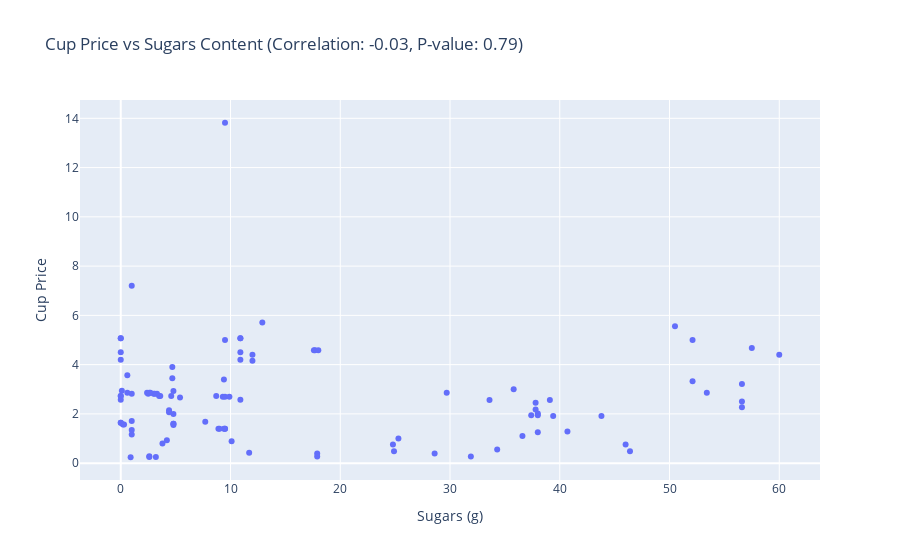

Write notebook code for a chart like this one.
### Code cell
from scipy.stats import pearsonr
 
# Extract sugars and cupPrice data
sugars = [d['sugars'] for d in data]
cup_prices = [d['cupPrice'] for d in data]

# Calculate Pearson correlation coefficient and p-value
corr_coefficient, p_value = pearsonr(sugars, cup_prices)

# Displaying results in charts and graphs
fig.update_layout(
    title=f'Cup Price vs Sugars Content (Correlation: {corr_coefficient:.2f}, P-value: {p_value:.2f})'
)

fig.show()

### Figure 1 — Plotly figure (JSON) as saved in the notebook; plotly's stock layout.template omitted (floating-point values rounded to 4 significant figures)
{"data": [{"customdata": [["Coca - Cola Classic  Soft Drink Multipack Cans"], ["Coca - Cola Classic  Soft Drink Multipack Cans"], ["Coca - Cola Classic  Soft Drink Multipack Cans"], ["Coca - Cola Classic  Soft Drink Mini Cans"], ["Coca - Cola Vanilla  Soft Drink Multipack Cans"], ["Coca - Cola Zero Sugar Soft Drink Multipack Cans"], ["Coca - Cola Zero Sugar Soft Drink Multipack Cans"], ["Coca - Cola Zero Sugar Soft Drink Multipack Cans"], ["Coca - Cola Caffeine Free Zero Sugar Soft Drink Multipack Cans"], ["Coca - Cola Zero Sugar Soft Drink Mini Cans"], ["Indomie Mi Goreng Instant Noodles"], ["Maggi 2 Minute Chicken Flavour Instant Noodles"], ["Supreme Noodles Cup Chicken Flavour"], ["Fantastic Chicken Noodle Cup"], ["Fantastic Chicken Noodle Bowl"], ["Indomie Mi Goreng Noodle Cup"], ["Maggi 2 Minute Beef Flavour Instant Noodles"], ["Supreme Noodles Cup Beef Flavour"], ["Schweppes Zero Sugar Lime Infused Mineral Water Bottle"], ["Schweppes Raspberry Infused Natural Mineral Water Bottle"], ["Schweppes Soda Water Bottle Classic Mixers"], ["Schweppes Indian Tonic Water Classic Mixers Bottle"], ["Schweppes Lime Soda Water With Lime Juice Bottle"], ["Schweppes Zero Sugar Classic Mixers Indian Tonic Water Bottle"], ["Schweppes Lemon Lime Natural Mineral Water Bottle"], ["Schweppes Orange Mango Natural Mineral Water Bottle"], ["Kitkat 4 Finger Milk Chocolate Bar"], ["Kitkat Chunky Original Chocolate Bar"], ["Cadbury Dairy Milk Caramello Koala Chocolate"], ["Twix Milk Chocolate Bar With Caramel Biscuit"], ["Mars Chocolate Bar With Nougat & Caramel"], ["Cadbury Dairy Milk Chocolate Roll"], ["Cadbury Dairy Milk Chocolate Bar"], ["Cadbury Twirl Chocolate Bar"], ["Cadbury Chomp Chocolate Bar"], ["Arnott's Premier Chocolate Chip Cookies"], ["Woolworths Chocolate Chip Cookies"], ["Woolworths The King Of Chunky Chocolate Chip Cookies"], ["Arnott's Mini Choc Chip Cookie Multipack Biscuits"], ["Oreo Original Mini Cookies Multipack"], ["Oreo Minis Cookies Variety Bags 18 Pack"], ["Cadbury Classic Choc Chip Cookies"], ["Cadbury Choc Centre Cookies"], ["Byron Bay Cookies Dotty Cookie Bites"], ["Oreo Original Cookies"], ["Woolworths Apple Juice"], ["Woolworths Apple & Mango Juice"], ["Woolworths Orange Juice"], ["Woolworths Breakfast Juice"], ["Woolworths Apple & Blackcurrant Juice"], ["Woolworths Multivitamin Juice"], ["Golden Circle Golden Pash Fruit Drink"], ["Golden Circle Drinks Pine Orange Fruit Drink"], ["Golden Circle Drinks Sunshine Punch Fruit Drink"], ["Golden Circle Fruit Drinks Lunch Box Poppers Tropical Punch Multipack"], ["Woolworths Full Cream Milk"], ["Woolworths Full Cream Milk"], ["Dairy Farmers Full Cream Milk Full Cream Milk"], ["Dairy Farmers Full Cream Milk Full Cream Milk"], ["Norco Full Cream Milk"], ["A2 Milk Full Cream Milk"], ["A2 Milk Full Cream Milk"], ["Pauls Farmhouse Gold Full Cream Milk"], ["Oreo Double Stuff Cookies"], ["Oreo Original Cookies Family Pack"], ["Oreo Chocolate Cookies"], ["Oreo Grab & Go Original Cookies 9 Pack"], ["Oreo Neapolitan Double Stuff Cookies"], ["Woolworths Diced Italian Tomatoes"], ["Woolworths Diced Italian Tomatoes"], ["Woolworths Lasagne Sheets"], ["Essentials Coconut Cream"], ["Woolworths Uht Full Cream Milk"], ["Deep Cove Sardines In Oil"], ["Woolworths Creamed Rice"], ["Essentials Coconut Milk"], ["Woolworths Tomato Sauce Squeeze"], ["Woolworths Tomato Sauce"], ["Woolworths Barbecue Sauce Squeeze"], ["Masterfoods Tomato Sauce"], ["Masterfoods Barbecue Sauce"], ["Fountain Tomato Sauce Squeeze"], ["Fountain Barbecue Bbq Sauce Squeeze"], ["Woolworths Secret Burger Sauce"], ["Heinz Ketchup Tomato Sauce Ketchup"], ["Woolworths Barbecue Sauce"], ["Smith's Crinkle Cut Potato Chips Original"], ["Smith's Crinkle Cut Potato Chips Cheese & Onion"], ["Smith's Crinkle Cut Potato Chips Barbecue"], ["Smith's Crinkle Cut Potato Chips Chicken"], ["Thins Chips Salt & Vinegar"], ["Smith's Thinly Cut Potato Chips Original Share Pack"], ["Thins Chips Chicken"], ["Smith's Crinkle Cut Potato Chips Salt & Vinegar"], ["Thins Chips Light & Tangy"], ["Thins Cheese & Onion Chips"], ["Woolworths Peach In Strawberry Jelly"], ["Woolworths Two Fruits In Juice Cups"], ["Woolworths Two Fruits In Juice"], ["Woolworths Two Fruits In Juice"], ["Woolworths Two Fruits In Tropical Jelly"], ["Woolworths Apple In Pineapple Jelly"], ["Goulburn Valley Two Fruits In Juice"], ["Goulburn Valley Two Fruits In Juice Fruit Cups In Juice"]], "hovertemplate": "Sugars (g)=%{x}<br>Cup Price=%{y}<br>productName=%{customdata[0]}<extra></extra>", "legendgroup": "", "marker": {"color": "#636efa", "symbol": "circle"}, "mode": "markers", "name": "", "orientation": "v", "showlegend": false, "type": "scatter", "x": [10.9, 10.9, 10.9, 10.9, 10.9, 0, 0, 0, 0, 0, 4.2, 1, 0.3, 0.6, 0.1, 5.4, 1, 0.2, 0, 0, 0, 8.7, 4.6, 0, 3.5, 3.6, 50.5, 52.1, 53.4, 60, 57.5, 56.6, 56.6, 56.6, 52.1, 40.7, 34.3, 36.6, 29.7, 37.8, 37.8, 33.6, 39.1, 35.8, 38, 9.5, 9.5, 7.7, 9.4, 8.9, 9, 9.3, 9.5, 9.9, 9.4, 4.8, 4.8, 4.4, 4.4, 4.8, 4.7, 4.7, 4.8, 43.8, 38, 37.4, 38, 39.4, 2.6, 2.6, 3.8, 3.2, 4.8, 1, 11.7, 0.9, 17.9, 17.9, 28.6, 24.8, 46, 24.9, 46.4, 10.1, 25.3, 31.9, 1, 3.1, 3.3, 2.5, 0.6, 1, 2.4, 3, 2.7, 2.6, 17.7, 12, 12, 9.5, 17.6, 18, 12.9, 9.5], "xaxis": "x", "y": [4.2, 2.57, 5.07, 4.5, 5.07, 4.2, 2.57, 5.07, 5.07, 4.5, 0.93, 1.16, 1.57, 3.57, 2.94, 2.67, 1.35, 1.57, 1.64, 1.64, 2.73, 2.73, 2.73, 2.73, 2.73, 2.73, 5.56, 5, 2.86, 4.4, 4.68, 2.27, 2.5, 3.21, 3.33, 1.29, 0.55, 1.1, 2.86, 2.45, 2.18, 2.56, 2.56, 3, 1.95, 1.4, 1.4, 1.68, 1.4, 1.4, 1.4, 2.7, 2.7, 2.7, 3.4, 1.55, 1.6, 2.15, 2.07, 2, 3.45, 3.9, 2.93, 1.91, 1.26, 1.95, 2.02, 1.91, 0.28, 0.25, 0.8, 0.25, 1.6, 7.2, 0.42, 0.24, 0.39, 0.27, 0.39, 0.76, 0.76, 0.48, 0.48, 0.89, 1, 0.27, 2.82, 2.82, 2.82, 2.82, 2.86, 1.71, 2.86, 2.82, 2.86, 2.86, 4.58, 4.4, 4.16, 5, 4.58, 4.58, 5.71, 13.82], "yaxis": "y"}], "layout": {"legend": {"tracegroupgap": 0}, "title": {"text": "Cup Price vs Sugars Content (Correlation: -0.03, P-value: 0.79)"}, "xaxis": {"anchor": "y", "domain": [0, 1], "title": {"text": "Sugars (g)"}}, "yaxis": {"anchor": "x", "domain": [0, 1], "title": {"text": "Cup Price"}}}}
